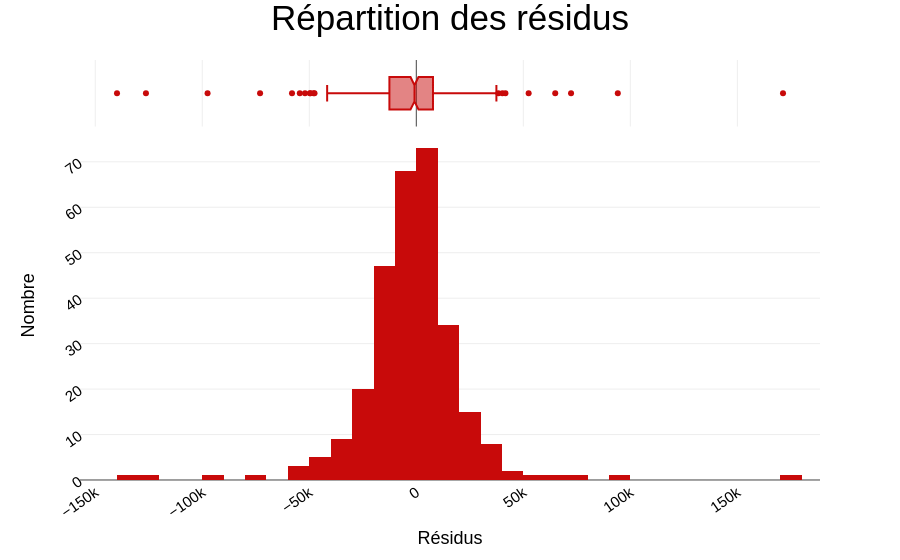

The notebook cell saved with this chart:
### Markdown cell above
#### Forme des résidus

### Code cell
df_test_stack["residus"] = (
    df_test_stack["SalePrice"] - df_test_stack["SalePrice_pred_stack"]
)
residuals_density(df_test_stack, "residus")

### Figure 1 — Plotly figure (JSON) as saved in the notebook; plotly's stock layout.template omitted (floating-point values rounded to 4 significant figures; data arrays with more than 128 entries replaced by an {"elided": "..."} marker saying what was removed)
{"data": [{"alignmentgroup": "True", "bingroup": "x", "hovertemplate": "residus=%{x}<br>count=%{y}<extra></extra>", "legendgroup": "", "marker": {"color": "rgb(200, 10, 10)", "pattern": {"shape": ""}}, "name": "", "offsetgroup": "", "orientation": "v", "showlegend": false, "type": "histogram", "x": {"elided": "293 float values"}, "xaxis": "x", "yaxis": "y"}, {"alignmentgroup": "True", "hovertemplate": "residus=%{x}<extra></extra>", "legendgroup": "", "marker": {"color": "rgb(200, 10, 10)"}, "name": "", "notched": true, "offsetgroup": "", "showlegend": false, "type": "box", "x": {"elided": "293 float values"}, "xaxis": "x2", "yaxis": "y2"}], "layout": {"barmode": "relative", "legend": {"tracegroupgap": 0}, "margin": {"t": 60}, "showlegend": false, "title": {"text": "Répartition des résidus"}, "xaxis": {"anchor": "y", "domain": [0, 1], "title": {"text": "Résidus"}}, "xaxis2": {"anchor": "y2", "domain": [0, 1], "matches": "x", "showgrid": true, "showticklabels": false}, "yaxis": {"anchor": "x", "domain": [0, 0.8316], "title": {"text": "Nombre"}}, "yaxis2": {"anchor": "x2", "domain": [0.8416, 1], "matches": "y2", "showgrid": false, "showline": false, "showticklabels": false, "ticks": ""}}}
